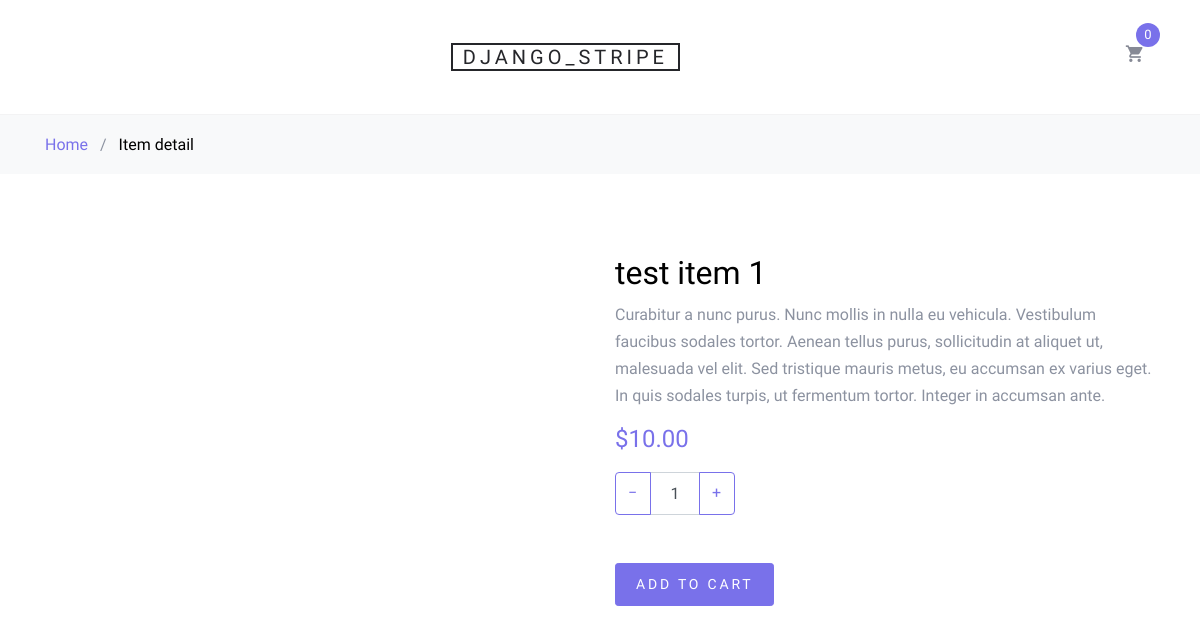
Screenshot of /item/1/ with the database file from the repository.
### payments/models.py (models this page shows, shortened)
class Item(models.Model):
    name = models.CharField(max_length=100)
    description = models.TextField(null=True, blank=True)
    price = models.IntegerField(
        verbose_name='price in cents')  # цена товара в центах, т.к. платежный сервис Stripe принимает цену в центах
    class Meta:
        ordering = ['name']  # сортировка в админке
    def get_display_price(self):
        return '{0:.2f}'.format(self.price / 100)

### payments/views.py (the view)
# urls.py: path('item/<int:item_id>/', item_detail, name='detail_item'),  # подробная информация об объекте
def item_detail(request, item_id):
    item = get_object_or_404(Item, id=item_id)
    context = {
        'item': item,
        'title': item.name,
        'form': CartAddProductForm()
    }
    return render(request, 'payments/item_detail.html', context)

### payments/forms.py
class CartAddProductForm(forms.Form):
    count_item = forms.IntegerField(widget=forms.HiddenInput())
    update = forms.BooleanField(required=False, initial=False, widget=forms.HiddenInput)

### payments/templatetags/user_tags.py (called while the page is built)
@register.simple_tag(takes_context=True)
def cart_obj_count(context):
    cart = context.request.session.get('cart', {})
    item_pks = list(cart.keys())
    item_count = Item.objects.filter(pk__in=item_pks).count()
    return item_count

### payments/templates/payments/item_detail.html (shortened to what this page needs)
{% extends 'base.html' %}
{% block navbar %}
    Item detail
{% endblock %}
{% block content %}
    <div class="site-section">
        <div class="container">
            <div class="row">
                <div class="col-md-6"></div>
                <div class="col-md-6">
                    <h2 class="text-black">{{ item.name }}</h2>
                    <p>{{ item.description }}</p>
                    <p><strong class="text-primary h4">${{ item.get_display_price }}</strong></p>
                    <div class="mb-5">
                        <div class="input-group mb-3" style="max-width: 120px;">
                            <form method="post" action="{% url 'add_cart' item.pk %}">
                                <div class="mb-5">
                                    <div class="input-group mb-3" style="max-width: 120px;">
                                        <div class="input-group-prepend">
                                            <button class="btn btn-outline-primary js-btn-minus" type="button">−
                                            </button>
                                        </div>
                                        <input type="text" class="form-control text-center" name="count_item"
                                               id="count_item" value="1" placeholder=""
                                               aria-label="Example text with button addon"
                                               aria-describedby="button-addon1">
                                        <div class="input-group-append">
                                            <button class="btn btn-outline-primary js-btn-plus" type="button">+</button>
                                        </div>
                                    </div>
                                </div>
                                <div>
                                    <input type="submit" class="buy-now btn btn-sm btn-primary" value="Add To Cart">
                                </div>
                            </form>
                        </div>
                    </div>
                </div>
            </div>
        </div>
    </div>
{% endblock %}

### payments/static/css/style.css (style rules this page uses)
body { line-height: 1.7; color: #8c92a0; font-weight: 300; font-size: 16px; }
.text-black { color: #000; }
.btn { text-transform: uppercase; position: relative; -webkit-transition: 0.2s all ease-in-out !important; -o-transition: 0.2s all ease-in-out !important; transition: 0.2s all ease-in-out !important; top: 0; letter-spacing: .05em; }
.btn.btn-sm { font-size: 14px !important; padding: 10px 20px !important; }
.btn.btn-primary { font-size: 17px; font-weight: 300; letter-spacing: .2em; }
.form-control { height: 43px; }
.site-section { padding: 2.5em 0; }
@media (min-width: 768px) { .site-section { padding: 5em 0; } }

### rows the page displays
Item: name "test item 1", description "Curabitur a nunc purus. Nunc mollis in nulla eu vehicula. Vestibulum faucibus sodales tortor. Aenean tellus purus, sollicitudin at aliquet ut, malesuada vel elit. Sed tristique mauris metus, eu accumsan ex varius eget. In quis sodales turpis, ut fermentum tortor. Integer in accumsan ante.", get_display_price "10.00"
